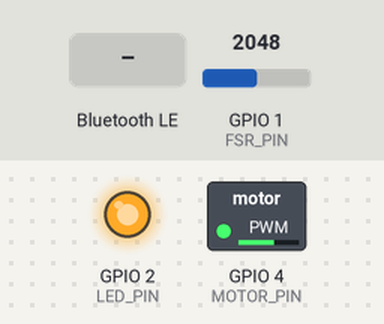
Bench run of a sketch on a simulated ESP32. Parts: switched loads named in the sketch (green lamp = pin HIGH), output pins drawn as LEDs (lit = HIGH). Inputs (shaded band) come from the test bench; at power-on: GPIO 1 (FSR_PIN) = 2048. Nothing arrives over Bluetooth unless stated; a phone connects over Bluetooth LE 3 s after start; what the sketch prints to the serial monitor is not drawn.

Above: at 3.7 s.
3.8 s: Bluetooth LE write "0" received
At 4.2 s:
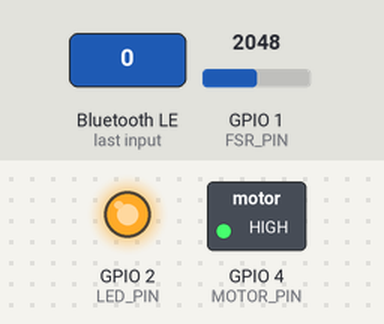
6.8 s: Bluetooth LE write "2" received
At 8.2 s:
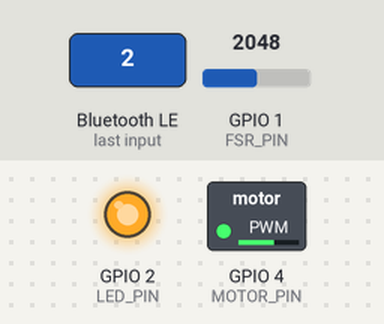
9.8 s: Bluetooth LE write "1" received
At 11.0 s:
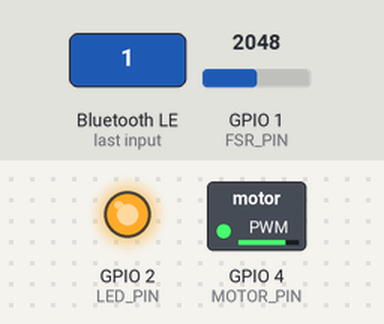
Timing chart, 0 to 12.8 s (numbered marks = the images above; inputs shaded):
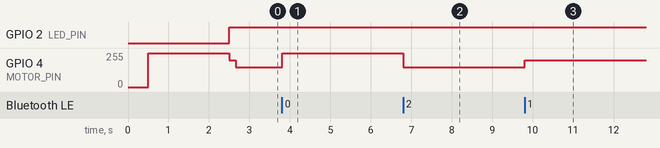

The sketch:

comm_fsr_1ble_1wifi_all.ino
```cpp
/*
 * ============================================================================
 * 跳蛋振动控制器 - BLE + FSR 融合控制 (3.3.6 简化通知版)
 * ============================================================================
 */

#include <Arduino.h>
#include <BLEDevice.h>
#include <BLEServer.h>
#include <BLEUtils.h>
#include <BLE2902.h>

// ================= 硬件配置 =================
#define MOTOR_PIN         4
#define LED_PIN           2
#define FSR_PIN           1

// ================= FSR 阈值 =================
#define PRESSURE_L0 500
#define PRESSURE_L1 1500
#define PRESSURE_L2 3000
#define PRESSURE_L3 4000
#define EMA_ALPHA 0.3f

// ================= 振动参数 =================
#define PWM_FREQ          5000
#define PWM_RES           8
#define DUTY_OFF          0
#define DUTY_LOW          150
#define DUTY_MED          200
#define DUTY_HIGH         255

// ================= BLE =================
#define DEVICE_NAME           "Vibration_Egg3"   // 与 Web 端一致
#define SERVICE_UUID          "4fafc201-1fb5-459e-8fcc-c5c9c331914b"
#define WRITE_CHAR_UUID       "beb5483e-36e1-4688-b7f5-ea07361b26a8"
#define NOTIFY_CHAR_UUID      "cde5483e-36e1-4688-b7f5-ea07361b26a8"

#define DISCONNECT_LOCKOUT_MS  600
#define NOTIFY_INTERVAL_MS     200

// ================= 全局变量 =================
float filteredPressure = 0.0;
volatile uint8_t fsrLevel = 3;
volatile uint8_t currentLevel = 3;
volatile uint8_t bleRequestedLevel = 3;

BLEServer* pServer = nullptr;
BLECharacteristic* pWriteChar = nullptr;
BLECharacteristic* pNotifyChar = nullptr;

volatile bool deviceConnected = false;
volatile bool disconnectLockout = false;
volatile unsigned long disconnectTime = 0;

// ================= 振动控制 =================
void setVibration(uint8_t level) {
  uint32_t duty;
  switch (level) {
    case 3: duty = DUTY_OFF;  break;
    case 2: duty = DUTY_LOW;  break;
    case 1: duty = DUTY_MED;  break;
    case 0: duty = DUTY_HIGH; break;
    default: return;
  }
  currentLevel = level;
  ledcWrite(MOTOR_PIN, duty);
  digitalWrite(LED_PIN, (level < 3) ? HIGH : LOW);
}

void forceStopMotor() {
  ledcWrite(MOTOR_PIN, DUTY_OFF);
  currentLevel = 3;
  bleRequestedLevel = 3;
  digitalWrite(LED_PIN, LOW);
}

uint8_t mapPressureToLevel(float value) {
  if (value <= PRESSURE_L0) return 0;
  if (value <= PRESSURE_L1) return 1;
  if (value <= PRESSURE_L2) return 2;
  return 3;
}

void applyFusion() {
  if (disconnectLockout) {
    if (millis() - disconnectTime >= DISCONNECT_LOCKOUT_MS) {
      disconnectLockout = false;
    } else return;
  }
  uint8_t finalLevel = (bleRequestedLevel < fsrLevel) ? bleRequestedLevel : fsrLevel;
  if (finalLevel != currentLevel) setVibration(finalLevel);
}

// ================= 发送传感器数据（无需检查订阅）=================
void sendSensorData() {
  if (!deviceConnected) return;  // 仅检查是否连接

  char payload[128];
  snprintf(payload, sizeof(payload),
           "{\"fsr\":%.0f,\"fsrLevel\":%d,\"motorLevel\":%d}",
           filteredPressure, fsrLevel, currentLevel);
  pNotifyChar->setValue(payload);
  pNotifyChar->notify();  // 3.3.6 库中，无订阅时底层会自动忽略

  static int cnt = 0;
  cnt++;
  if (cnt % 10 == 0) {
    Serial.printf("[NOTIFY] 已发送 %d 次: %s\n", cnt, payload);
  }
}

// ================= 写特性回调 =================
class WriteCallback : public BLECharacteristicCallbacks {
  void onWrite(BLECharacteristic* pChar) override {
    String val = pChar->getValue();
    if (val.length() == 0) return;
    uint8_t cmd = val[0];
    if (cmd >= '0' && cmd <= '3') cmd -= '0';
    if (cmd > 3) return;
    Serial.printf("← BLE指令: %d\n", cmd);
    bleRequestedLevel = cmd;
    applyFusion();
  }
};

// ================= 服务器回调 =================
class ServerCallback : public BLEServerCallbacks {
  void onConnect(BLEServer* pServer) override {
    deviceConnected = true;
    disconnectLockout = false;
    Serial.println("[BLE] 已连接");
  }
  void onDisconnect(BLEServer* pServer) override {
    deviceConnected = false;
    if (pNotifyChar) pNotifyChar->setValue("");
    forceStopMotor();
    disconnectLockout = true;
    disconnectTime = millis();
    Serial.println("[BLE] 断开");
    BLEDevice::startAdvertising();
  }
};

// ================= 初始化 =================
void setup() {
  Serial.begin(115200);
  delay(500);

  Serial.println("\n========================================");
  Serial.println(" 跳蛋振动控制器 v12 (3.3.6 简化通知)");
  Serial.println("========================================\n");

  pinMode(LED_PIN, OUTPUT);
  pinMode(FSR_PIN, INPUT);
  ledcAttach(MOTOR_PIN, PWM_FREQ, PWM_RES);
  ledcWrite(MOTOR_PIN, DUTY_OFF);

  ledcWrite(MOTOR_PIN, DUTY_HIGH);
  delay(2000);
  ledcWrite(MOTOR_PIN, DUTY_OFF);

  BLEDevice::init(DEVICE_NAME);
  pServer = BLEDevice::createServer();
  pServer->setCallbacks(new ServerCallback());

  BLEService* pService = pServer->createService(SERVICE_UUID);

  pWriteChar = pService->createCharacteristic(
    WRITE_CHAR_UUID,
    BLECharacteristic::PROPERTY_WRITE | BLECharacteristic::PROPERTY_WRITE_NR
  );
  pWriteChar->setCallbacks(new WriteCallback());

  pNotifyChar = pService->createCharacteristic(
    NOTIFY_CHAR_UUID,
    BLECharacteristic::PROPERTY_NOTIFY
  );
  pNotifyChar->addDescriptor(new BLE2902());  // 必须保留

  pService->start();

  BLEAdvertising* pAdv = BLEDevice::getAdvertising();
  pAdv->addServiceUUID(SERVICE_UUID);
  BLEDevice::startAdvertising();

  Serial.printf("[BLE] 设备名：%s\n", DEVICE_NAME);
  Serial.println("[系统] 就绪\n");
}

void loop() {
  uint16_t rawPressure = analogRead(FSR_PIN);
  filteredPressure = EMA_ALPHA * rawPressure + (1 - EMA_ALPHA) * filteredPressure;
  fsrLevel = mapPressureToLevel(filteredPressure);

  applyFusion();

  static unsigned long lastNotify = 0;
  if (millis() - lastNotify >= NOTIFY_INTERVAL_MS) {
    lastNotify = millis();
    sendSensorData();
  }

  static unsigned long lastDebug = 0;
  if (millis() - lastDebug >= 3000) {
    lastDebug = millis();
    Serial.printf("[状态] conn:%d FSR:%.0f lvl:%d\n",
                  deviceConnected, filteredPressure, currentLevel);
  }

  delay(50);
}
```

Measured:
- after the input at 3.8 s, GPIO 4 (MOTOR_PIN): 149/255 → 255/255 at once
- after the input at 6.8 s, GPIO 4 (MOTOR_PIN): 255/255 → 149/255 at once
- after the input at 9.8 s, GPIO 4 (MOTOR_PIN): 149/255 → 199/255 at once
